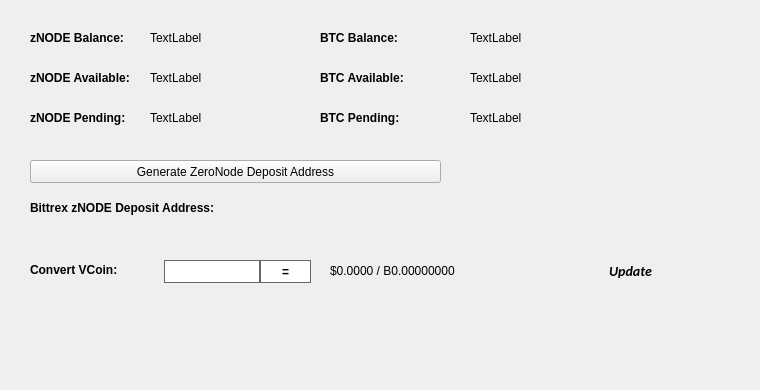
   <widget class="QWidget" name="BalanceTab">
    <attribute name="title">
     <string>Balance</string>
    </attribute>
    <widget class="QLabel" name="BitcoinBalanceLabel">
     <property name="geometry">
      <rect>
       <x>470</x>
       <y>30</y>
       <width>150</width>
       <height>16</height>
      </rect>
     </property>
     <property name="text">
      <string>TextLabel</string>
     </property>
    </widget>
    <widget class="QLabel" name="zNODEBalanceLabel">
     <property name="geometry">
      <rect>
       <x>150</x>
       <y>30</y>
       <width>150</width>
       <height>16</height>
      </rect>
     </property>
     <property name="text">
      <string>TextLabel</string>
     </property>
    </widget>
    <widget class="QLabel" name="label_11">
     <property name="geometry">
      <rect>
       <x>30</x>
       <y>30</y>
       <width>101</width>
       <height>16</height>
      </rect>
     </property>
     <property name="font">
      <font>
       <weight>75</weight>
       <bold>true</bold>
      </font>
     </property>
     <property name="text">
      <string>zNODE Balance:</string>
     </property>
    </widget>
    <widget class="QLabel" name="label_12">
     <property name="geometry">
      <rect>
       <x>320</x>
       <y>30</y>
       <width>101</width>
       <height>16</height>
      </rect>
     </property>
     <property name="font">
      <font>
       <weight>75</weight>
       <bold>true</bold>
      </font>
     </property>
     <property name="text">
      <string>BTC Balance:</string>
     </property>
    </widget>
    <widget class="QLabel" name="zNODEAvailableLabel_2">
     <property name="geometry">
      <rect>
       <x>150</x>
       <y>70</y>
       <width>150</width>
       <height>16</height>
      </rect>
     </property>
     <property name="text">
      <string>TextLabel</string>
     </property>
    </widget>
    <widget class="QLabel" name="label_13">
     <property name="geometry">
      <rect>
       <x>30</x>
       <y>70</y>
       <width>111</width>
       <height>16</height>
      </rect>
     </property>
     <property name="font">
      <font>
       <weight>75</weight>
       <bold>true</bold>
      </font>
     </property>
     <property name="text">
      <string>zNODE Available:</string>
     </property>
    </widget>
    <widget class="QLabel" name="label_14">
     <property name="geometry">
      <rect>
       <x>30</x>
       <y>110</y>
       <width>101</width>
       <height>16</height>
      </rect>
     </property>
     <property name="font">
      <font>
       <weight>75</weight>
       <bold>true</bold>
      </font>
     </property>
     <property name="text">
      <string>zNODE Pending:</string>
     </property>
    </widget>
    <widget class="QLabel" name="zNODEPendingLabel">
     <property name="geometry">
      <rect>
       <x>150</x>
       <y>110</y>
       <width>150</width>
       <height>16</height>
      </rect>
     </property>
     <property name="text">
      <string>TextLabel</string>
     </property>
    </widget>
    <widget class="QLabel" name="label_15">
     <property name="geometry">
      <rect>
       <x>320</x>
       <y>70</y>
       <width>111</width>
       <height>16</height>
      </rect>
     </property>
     <property name="font">
      <font>
       <weight>75</weight>
       <bold>true</bold>
      </font>
     </property>
     <property name="text">
      <string>BTC Available:</string>
     </property>
    </widget>
    <widget class="QLabel" name="BitcoinAvailableLabel">
     <property name="geometry">
      <rect>
       <x>470</x>
       <y>70</y>
       <width>150</width>
       <height>16</height>
      </rect>
     </property>
     <property name="text">
      <string>TextLabel</string>
     </property>
    </widget>
    <widget class="QLabel" name="label_31">
     <property name="geometry">
      <rect>
       <x>320</x>
       <y>110</y>
       <width>111</width>
       <height>16</height>
      </rect>
     </property>
     <property name="font">
      <font>
       <weight>75</weight>
       <bold>true</bold>
      </font>
     </property>
     <property name="text">
      <string>BTC Pending:</string>
     </property>
    </widget>
    <widget class="QLabel" name="BitcoinPendingLabel">
     <property name="geometry">
      <rect>
       <x>470</x>
       <y>110</y>
       <width>150</width>
       <height>16</height>
      </rect>
     </property>
     <property name="text">
      <string>TextLabel</string>
     </property>
    </widget>
    <widget class="QLabel" name="label_33">
     <property name="geometry">
      <rect>
       <x>30</x>
       <y>200</y>
       <width>221</width>
       <height>16</height>
      </rect>
     </property>
     <property name="font">
      <font>
       <weight>75</weight>
       <bold>true</bold>
      </font>
     </property>
     <property name="text">
      <string>Bittrex zNODE Deposit Address:</string>
     </property>
    </widget>
    <widget class="QPushButton" name="GenDepositBTN">
     <property name="geometry">
      <rect>
       <x>30</x>
       <y>160</y>
       <width>411</width>
       <height>23</height>
      </rect>
     </property>
     <property name="text">
      <string>Generate ZeroNode Deposit Address</string>
     </property>
     <property name="icon">
      <iconset resource="../znode.qrc">
       <normaloff>:/icons/bitcoin</normaloff>:/icons/bitcoin</iconset>
     </property>
    </widget>
    <widget class="QLabel" name="DepositAddressLabel">
     <property name="geometry">
      <rect>
       <x>200</x>
       <y>200</y>
       <width>261</width>
       <height>16</height>
      </rect>
     </property>
     <property name="palette">
      <palette>
       <active>
        <colorrole role="WindowText">
         <brush brushstyle="SolidPattern">
          <color alpha="255">
           <red>0</red>
           <green>0</green>
           <blue>0</blue>
          </color>
         </brush>
        </colorrole>
        <colorrole role="Text">
         <brush brushstyle="SolidPattern">
          <color alpha="255">
           <red>0</red>
           <green>0</green>
           <blue>255</blue>
          </color>
         </brush>
        </colorrole>
       </active>
       <inactive>
        <colorrole role="WindowText">
         <brush brushstyle="SolidPattern">
          <color alpha="255">
           <red>0</red>
           <green>0</green>
           <blue>0</blue>
          </color>
         </brush>
        </colorrole>
        <colorrole role="Text">
         <brush brushstyle="SolidPattern">
          <color alpha="255">
           <red>0</red>
           <green>0</green>
           <blue>255</blue>
          </color>
         </brush>
        </colorrole>
       </inactive>
       <disabled>
        <colorrole role="WindowText">
         <brush brushstyle="SolidPattern">
          <color alpha="255">
           <red>120</red>
           <green>120</green>
           <blue>120</blue>
          </color>
         </brush>
        </colorrole>
        <colorrole role="Text">
         <brush brushstyle="SolidPattern">
          <color alpha="255">
           <red>120</red>
           <green>120</green>
           <blue>120</blue>
          </color>
         </brush>
        </colorrole>
       </disabled>
      </palette>
     </property>
     <property name="font">
      <font>
       <weight>75</weight>
       <bold>true</bold>
      </font>
     </property>
     <property name="text">
      <string/>
     </property>
     <property name="alignment">
      <set>Qt::AlignRight|Qt::AlignTrailing|Qt::AlignVCenter</set>
     </property>
     <property name="textInteractionFlags">
      <set>Qt::LinksAccessibleByMouse|Qt::TextSelectableByKeyboard|Qt::TextSelectableByMouse</set>
     </property>
    </widget>
    <widget class="QLabel" name="label_8">
     <property name="geometry">
      <rect>
       <x>460</x>
       <y>300</y>
       <width>281</width>
       <height>81</height>
      </rect>
     </property>
     <property name="text">
      <string/>
     </property>
     <property name="pixmap">
      <pixmap>:/images/bittrex</pixmap>
     </property>
    </widget>
    <widget class="QWidget" name="widgetConversion" native="true">
     <property name="geometry">
      <rect>
       <x>0</x>
       <y>250</y>
       <width>751</width>
       <height>43</height>
      </rect>
     </property>
     <property name="minimumSize">
      <size>
       <width>0</width>
       <height>43</height>
      </size>
     </property>
     <property name="styleSheet">
      <string notr="true"/>
     </property>
     <widget class="QPushButton" name="btnUpdateMarketData">
      <property name="geometry">
       <rect>
        <x>575</x>
        <y>0</y>
        <width>111</width>
        <height>41</height>
       </rect>
      </property>
      <property name="sizePolicy">
       <sizepolicy hsizetype="Expanding" vsizetype="Expanding">
        <horstretch>0</horstretch>
        <verstretch>0</verstretch>
       </sizepolicy>
      </property>
      <property name="font">
       <font>
        <family>calibri</family>
        <pointsize>-1</pointsize>
        <weight>75</weight>
        <italic>true</italic>
        <bold>true</bold>
       </font>
      </property>
      <property name="styleSheet">
       <string notr="true">margin:0px;text-align:center;padding:2px;border-radius:3px;font-style:italic;width:100px;font-size:14px;font-family:calibri;font-weight:600;</string>
      </property>
      <property name="text">
       <string>Update</string>
      </property>
      <property name="iconSize">
       <size>
        <width>150</width>
        <height>35</height>
       </size>
      </property>
      <property name="autoDefault">
       <bool>true</bool>
      </property>
      <property name="default">
       <bool>true</bool>
      </property>
     </widget>
     <widget class="QLabel" name="lblConvertVCoin">
      <property name="geometry">
       <rect>
        <x>30</x>
        <y>10</y>
        <width>131</width>
        <height>20</height>
       </rect>
      </property>
      <property name="styleSheet">
       <string notr="true"/>
      </property>
      <property name="text">
       <string>&lt;html&gt;&lt;head/&gt;&lt;body&gt;&lt;p&gt;&lt;span style=&quot; font-weight:600;&quot;&gt;Convert VCoin:&lt;/span&gt;&lt;/p&gt;&lt;/body&gt;&lt;/html&gt;</string>
      </property>
     </widget>
     <widget class="QLineEdit" name="txtConvertVCoinQty">
      <property name="geometry">
       <rect>
        <x>160</x>
        <y>10</y>
        <width>100</width>
        <height>23</height>
       </rect>
      </property>
      <property name="minimumSize">
       <size>
        <width>100</width>
        <height>23</height>
       </size>
      </property>
      <property name="maximumSize">
       <size>
        <width>100</width>
        <height>16777215</height>
       </size>
      </property>
      <property name="styleSheet">
       <string notr="true">border: 1px solid #61696c;margin-left:4px;</string>
      </property>
     </widget>
     <widget class="QPushButton" name="btnConvertPivx">
      <property name="geometry">
       <rect>
        <x>260</x>
        <y>10</y>
        <width>51</width>
        <height>23</height>
       </rect>
      </property>
      <property name="minimumSize">
       <size>
        <width>0</width>
        <height>23</height>
       </size>
      </property>
      <property name="styleSheet">
       <string notr="true">border:1px solid #61696c;background:white;font-weight:600;</string>
      </property>
      <property name="text">
       <string>=</string>
      </property>
     </widget>
     <widget class="QLabel" name="lblConvertVCoinResults">
      <property name="geometry">
       <rect>
        <x>330</x>
        <y>0</y>
        <width>201</width>
        <height>41</height>
       </rect>
      </property>
      <property name="styleSheet">
       <string notr="true"/>
      </property>
      <property name="text">
       <string>$0.0000 / B0.00000000</string>
      </property>
     </widget>
     <widget class="QLabel" name="iconOverviewUpdateWait">
      <property name="geometry">
       <rect>
        <x>670</x>
        <y>10</y>
        <width>24</width>
        <height>24</height>
       </rect>
      </property>
      <property name="text">
       <string/>
      </property>
      <property name="pixmap">
       <pixmap resource="../znode.qrc">:/icons/transaction_1</pixmap>
      </property>
      <property name="scaledContents">
       <bool>true</bool>
      </property>
      <property name="alignment">
       <set>Qt::AlignCenter</set>
      </property>
     </widget>
    </widget>
   </widget>
